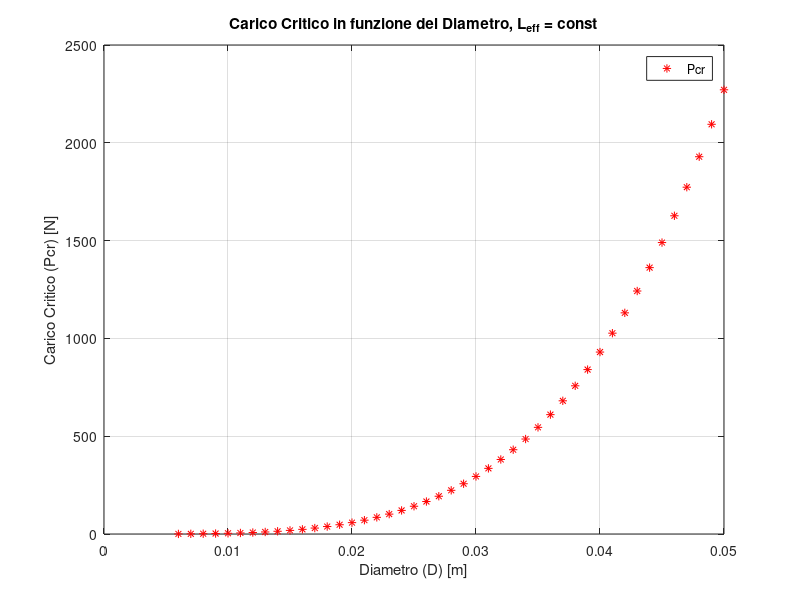
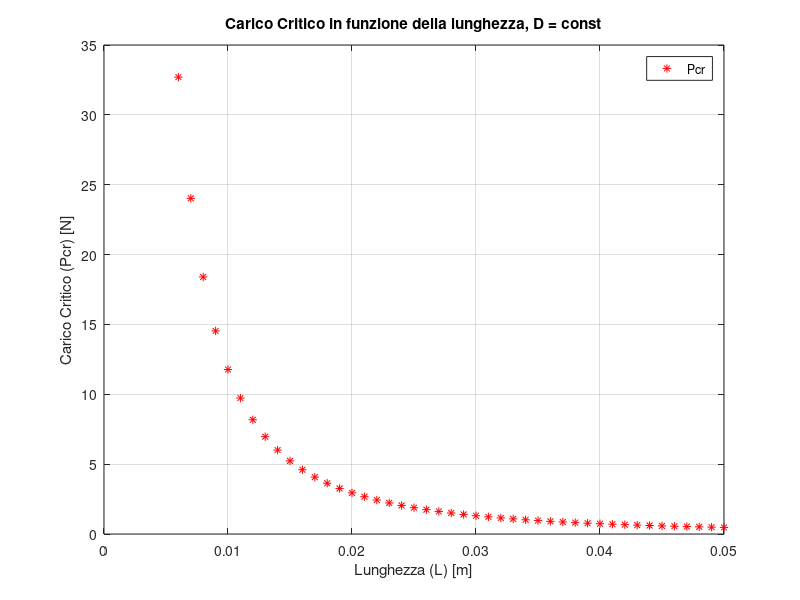
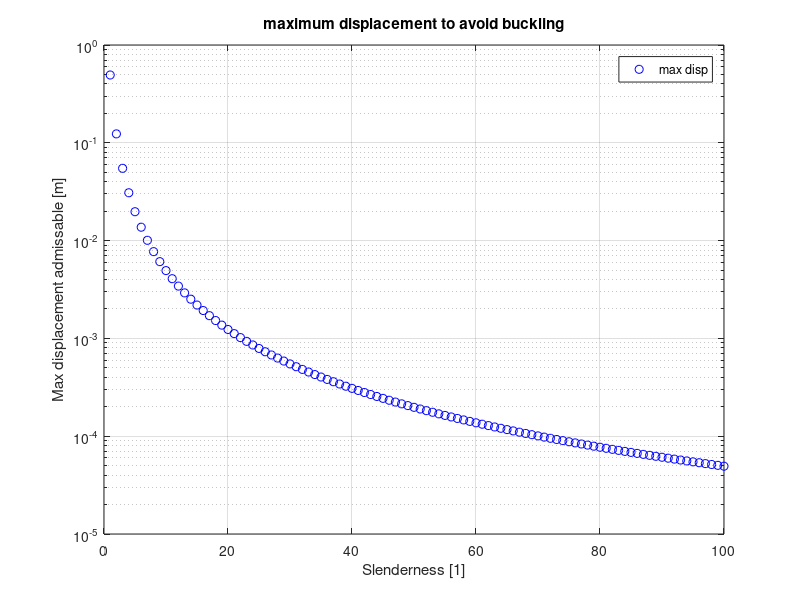
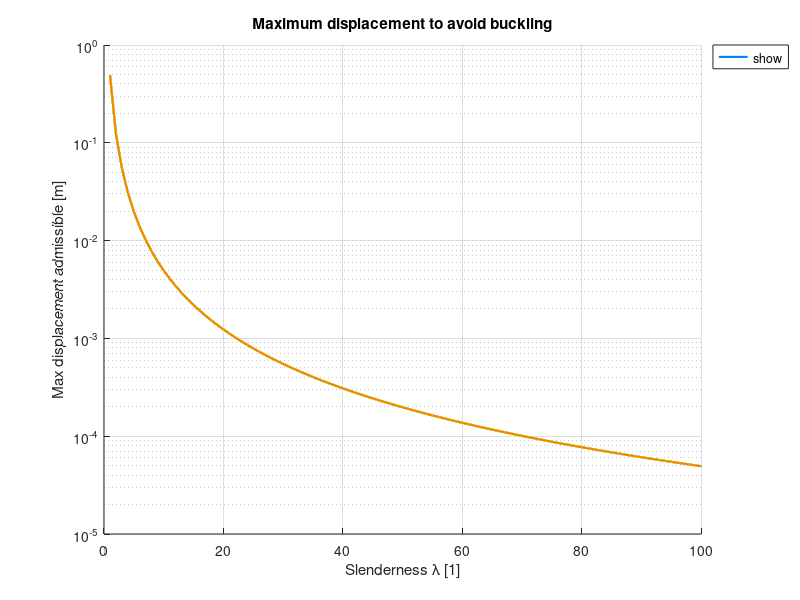

These figures' MATLAB source, in order:
clc
clear all
close all

%% =============== Theoretical aspects =================

% Il raggio giratore (o raggio d'inerzia), indicato solitamente con $\rho$, 
% $k$ o $r$, è un parametro geometrico che esprime quanto l'area di una sezione
%  è distribuita lontano dal suo asse  baricentrico.

%% ===============Buckling data==================

E = 7.5e6; % Pa
R = 0.003 ; % m
L =0.05 ; % m
u = 0.01; % m
A = pi*R^2; % m^2
I = pi*R^4/4; % m^4
rho = sqrt(I/A); % m
Leff = 2*L; % effective length
lmb = Leff/rho;

Papp = E*A/L*u;

Pcr = pi^2/Leff^2*(E*I);

%% ===============Printing results==================

fprintf('--- Risultati del Calcolo ---\n');
fprintf('Modulo di Young (E):    %.2e Pa\n', E);
fprintf('Area della sezione (A): %.4e m^2\n', A);
fprintf('Momento d''inerzia (I):  %.4e m^4\n', I);
fprintf('Carico Applicato (Papp): %.2f N\n', Papp);
fprintf('Carico Critico (Pcr):    %.2f N\n', Pcr);

if Papp > Pcr
    fprintf('ATTENZIONE: Il carico applicato supera il carico critico (Buckling)!\n');
else
    fprintf('Stato: La struttura è stabile.\n');
end

%% ============ WHAT CAN WE CHANGE ========================

% -   decrease the displacement u
% -   decrease the legnth of the beam L
% -   increase the radius of the beam R

%% =========== TRYING SMALL DISPLACEMENT =================

% we set umax = 1 mm = 0.001 m


E = 7.5e6; % Pa
R = 0.003 ; % m
L =0.05 ; % m
umax = 0.001; % m
A = pi*R^2; % m^2
I = pi*R^4/4; % m^4
rho = sqrt(I/A); % m
Leff = 2*L; % effective length
lmb = Leff/rho;

Papp_u = E*A/L*umax; % N

Pcr_u = pi^2/Leff^2*(E*I); % N

%% ===============Printing results==================

fprintf('\n--- Risultati del Calcolo con u piccolo ---\n');
fprintf('Modulo di Young (E):    %.2e Pa\n', E);
fprintf('Area della sezione (A): %.4e m^2\n', A);
fprintf('Momento d''inerzia (I):  %.4e m^4\n', I);
fprintf('Carico Applicato (Papp): %.2f N\n', Papp_u);
fprintf('Carico Critico (Pcr):    %.2f N\n', Pcr_u);

if Papp_u > Pcr_u
    fprintf('ATTENZIONE: Il carico applicato supera il carico critico (Buckling)!\n');
else
    fprintf('Stato: La struttura è stabile.\n');
end

% we observe a decrease of the max load applied clearly.


%% ============= MODIFY D ======================

% it's better to fix the slenderness

Dvec = 0.006:0.001:L;
Ivec = pi*(Dvec/2).^4/4;

Pcr_vec = pi^2/Leff^2*E*Ivec;


figure()

plot(Dvec, Pcr_vec,'*r')
grid on
xlabel('Diametro (D) [m]');
ylabel('Carico Critico (Pcr) [N]');
title('Carico Critico in funzione del Diametro, L_{eff} = const');
legend('Pcr')

%% ============= MODIFY L ======================

D_try = 2*R;
Lvec = L:-0.001:D_try; % Length decrease from L to diameter
Leff_vec = 2*Lvec;
Pcr_Lvec = pi^2./(Leff_vec).^2 * E * (pi*R^4/4); % Critical load for varying lengths

figure()

plot(Lvec, Pcr_Lvec,'*r')
grid on
xlabel('Lunghezza (L) [m]');
ylabel('Carico Critico (Pcr) [N]');
title('Carico Critico in funzione della lunghezza, D = const');
legend('Pcr')

%% ============== TRY SOME VALUES ==========



% we set umax = 1 mm = 0.001 m


E_new = 7.5e6; % Pa
R_new = 0.005 ; % m
L_new =0.05 ; % m
umax_new = 0.001; % m
A_new = pi*R_new^2; % m^2
I_new = pi*R_new^4/4; % m^4
rho_new = sqrt(I_new/A_new); % m
Leff_new = 2*L_new; % effective length
lmb_new = Leff_new/rho_new;

Papp_u_new = E_new*A_new/L_new*umax_new; % N

Pcr_u_new = pi^2/Leff_new^2*(E_new*I_new); % N

%% ===============Printing results==================

fprintf('\n--- Risultati del Calcolo di tentativo ---\n');
fprintf('Modulo di Young (E):    %.2e Pa\n', E_new);
fprintf('Area della sezione (A): %.4e m^2\n', A_new);
fprintf('Momento d''inerzia (I):  %.4e m^4\n', I_new);
fprintf('Carico Applicato (Papp): %.2f N\n', Papp_u_new);
fprintf('Carico Critico (Pcr):    %.2f N\n', Pcr_u_new);

if Papp_u_new > Pcr_u_new
    fprintf('ATTENZIONE: Il carico applicato supera il carico critico (Buckling)!\n');
else
    fprintf('Stato: La struttura è stabile.\n');
end

%% ============ Max admissable displacement to avoid buckling for a given L ================

% make use of the formula u = L*pi^2/lmb^2

% set L= 0.05 m = 50 mm
lmb_vec = 0:1:100;
u_adm = L*pi^2./lmb_vec.^2;

figure()
semilogy(lmb_vec, u_adm,'ob')
xlabel('Slenderness [1]')
ylabel('Max displacement admissable [m]')
title('maximum displacement to avoid buckling')
legend('max disp')
grid on

%% ============ Max admissable displacement to avoid buckling as function of L ================

lmb_vec = 0:1:100; % vector containing the slenderness
L_TRY_VEC = 0.003:0.01:L;
maxiter = length(L_TRY_VEC);
U_ADM_MAT = [];

% Definiamo una mappa di colori (es. 'jet', 'hsv', 'cool')
colori = jet(maxiter);

figure()
hold on

for i  = 1:maxiter
u_adm = L*pi^2./lmb_vec.^2;
U_ADM_MAT(i, :) = u_adm; % Store the admissible displacements for each length

% plot the results
semilogy(lmb_vec, u_adm,'Color', colori(i,:), 'LineWidth', 1.5, ...
             'DisplayName', sprintf('L = %.3f m', L_TRY_VEC(i)));
end

xlabel('Slenderness \lambda [1]')
ylabel('Max displacement admissible [m]')
title('Maximum displacement to avoid buckling')
grid on
legend('show', 'Location', 'northeastoutside'); % Mostra la legenda fuori dal grafico


%% ========== Useful formulae ==========


% Pcr = pi^2*E*A/lmb^2
%
% lmb = 4*L/R
%
% rho = R/2
%
% u = L*pi^2/lmb^2
